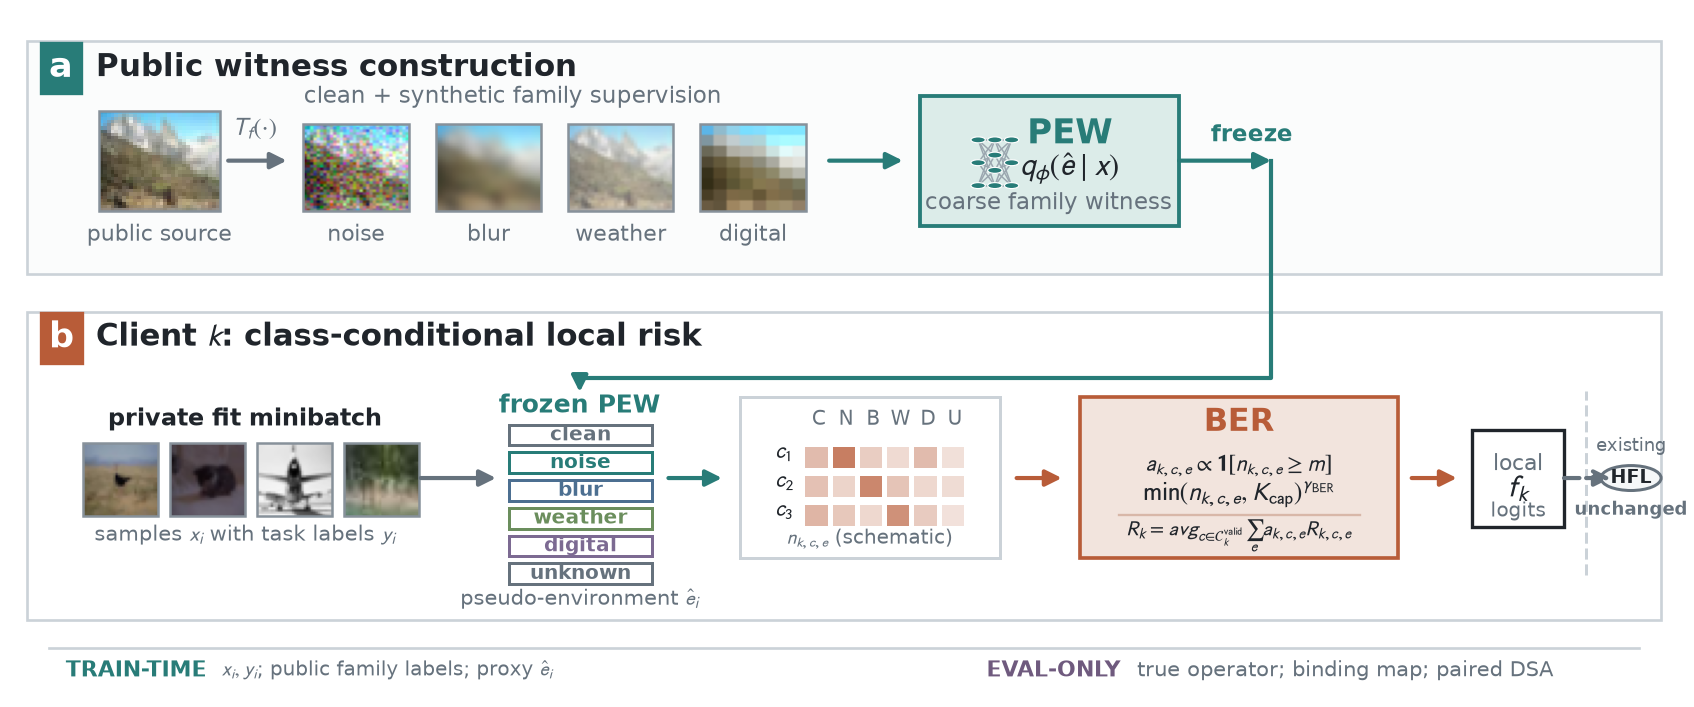

Recreate this plot in Python.
from __future__ import annotations

import io
import pickle
import tarfile
from pathlib import Path

import matplotlib as mpl
import matplotlib.pyplot as plt
import numpy as np
from matplotlib.patches import Circle, FancyArrowPatch, Rectangle
from PIL import Image, ImageEnhance, ImageFilter


HERE = Path(__file__).resolve().parent
ROOT = HERE.parents[2]
DATA_ROOT = (
    ROOT
    / "local_runs"
    / "cle_v2_moderate_alpha10_rho05"
    / "cle_hfl_v2_moderate_alpha10_rho05_map2_seed0_split0"
)

INK = "#20252B"
MUTED = "#66727D"
RULE = "#CBD2D8"
PALE = "#F5F7F8"
TEAL = "#287C78"
TEAL_LIGHT = "#DCECE9"
RUST = "#B85C38"
RUST_LIGHT = "#F2E4DD"
BLUE = "#4C6F91"
EVAL = "#6F5A7E"

CLASS_NAMES = [
    "airplane", "auto", "bird", "cat", "deer",
    "dog", "frog", "horse", "ship", "truck",
]


def style() -> None:
    mpl.rcParams.update(
        {
            "font.family": "DejaVu Sans",
            "font.size": 8.0,
            "mathtext.fontset": "stixsans",
            "axes.linewidth": 0.8,
            "pdf.fonttype": 42,
            "ps.fonttype": 42,
            "svg.fonttype": "none",
        }
    )


def public_image() -> np.ndarray:
    archive = DATA_ROOT / "public" / "cifar-100-python.tar.gz"
    with tarfile.open(archive, "r:gz") as tf:
        member = tf.getmember("cifar-100-python/train")
        handle = tf.extractfile(member)
        if handle is None:
            raise RuntimeError("missing CIFAR-100 train member")
        batch = pickle.load(io.BytesIO(handle.read()), encoding="bytes")
    flat = np.asarray(batch[b"data"])[42]
    return flat.reshape(3, 32, 32).transpose(1, 2, 0).astype(np.uint8)


def private_images() -> list[tuple[np.ndarray, str]]:
    client = DATA_ROOT / "data" / "gamma09" / "client_0"
    images = np.load(client / "train_images.npy", mmap_mode="r")
    labels = np.load(client / "train_labels.npy", mmap_mode="r")
    corrupted = np.load(client / "train_is_corrupted.npy", mmap_mode="r")
    chosen: list[int] = []
    seen: set[int] = set()
    for idx, (label, is_corrupted) in enumerate(zip(labels, corrupted)):
        label_i = int(label)
        if int(is_corrupted) == 1 and label_i not in seen:
            chosen.append(idx)
            seen.add(label_i)
        if len(chosen) == 4:
            break
    result = []
    for idx in chosen:
        image = np.asarray(images[idx])
        if image.shape[0] == 3:
            image = image.transpose(1, 2, 0)
        result.append((image.astype(np.uint8), CLASS_NAMES[int(labels[idx])]))
    return result


def variants(image: np.ndarray) -> list[tuple[np.ndarray, str]]:
    base = Image.fromarray(image)
    rng = np.random.default_rng(7)

    noise = np.asarray(base).astype(np.float32)
    noise += rng.normal(0, 34, noise.shape)
    noise = np.clip(noise, 0, 255).astype(np.uint8)

    blur = np.asarray(base.filter(ImageFilter.GaussianBlur(radius=1.6)))

    weather = np.asarray(base).astype(np.float32)
    fog = np.full_like(weather, 235.0)
    weather = np.clip(0.62 * weather + 0.38 * fog, 0, 255).astype(np.uint8)

    tiny = base.resize((8, 8), Image.Resampling.BILINEAR)
    digital = np.asarray(tiny.resize((32, 32), Image.Resampling.NEAREST))
    digital = np.asarray(ImageEnhance.Contrast(Image.fromarray(digital)).enhance(1.25))

    return [(noise, "noise"), (blur, "blur"), (weather, "weather"), (digital, "digital")]


def arrow(ax, x1: float, y1: float, x2: float, y2: float, *, color=INK, lw=1.25, dashed=False) -> None:
    ax.add_patch(
        FancyArrowPatch(
            (x1, y1),
            (x2, y2),
            arrowstyle="-|>",
            mutation_scale=10,
            linewidth=lw,
            linestyle="--" if dashed else "-",
            color=color,
            shrinkA=0,
            shrinkB=0,
            zorder=5,
        )
    )


def image_tile(ax, image: np.ndarray, x: float, y: float, w: float, h: float, label: str | None = None) -> None:
    ax.imshow(image, extent=(x, x + w, y, y + h), zorder=2, aspect="auto")
    ax.add_patch(Rectangle((x, y), w, h, fill=False, edgecolor="#87919A", linewidth=0.75, zorder=3))
    if label:
        ax.text(x + w / 2, y - 0.018, label, ha="center", va="top", fontsize=6.6, color=MUTED)


def section_label(ax, x: float, y: float, letter: str, title: str, color: str) -> None:
    ax.text(x, y, letter, ha="left", va="center", fontsize=10.5, weight="bold", color="white",
            bbox=dict(boxstyle="square,pad=0.22", facecolor=color, edgecolor=color))
    ax.text(x + 0.028, y, title, ha="left", va="center", fontsize=9.2, weight="bold", color=INK)


def network_icon(ax, x: float, y: float, w: float, h: float) -> None:
    cols = [3, 4, 3]
    xs = np.linspace(x + 0.015, x + w - 0.015, len(cols))
    nodes: list[list[tuple[float, float]]] = []
    for xi, count in zip(xs, cols):
        ys = np.linspace(y + 0.018, y + h - 0.018, count)
        nodes.append([(xi, yi) for yi in ys])
    for left, right in zip(nodes[:-1], nodes[1:]):
        for p in left:
            for q in right:
                ax.plot([p[0], q[0]], [p[1], q[1]], color="#9AA6AF", lw=0.45, zorder=1)
    for layer in nodes:
        for px, py in layer:
            ax.add_patch(Circle((px, py), 0.0043, facecolor=TEAL, edgecolor="white", linewidth=0.35, zorder=3))


def support_matrix(ax, x: float, y: float, w: float, h: float) -> None:
    ax.add_patch(Rectangle((x, y), w, h, facecolor="white", edgecolor=RULE, linewidth=0.9))
    cols = ["C", "N", "B", "W", "D", "U"]
    rows = ["$c_1$", "$c_2$", "$c_3$"]
    # Schematic support cells, not measurements or a quantitative heatmap.
    intensities = np.array([[0.35, 0.85, 0.20, 0.10, 0.35, 0.05], [0.30, 0.15, 0.78, 0.28, 0.12, 0.08], [0.40, 0.25, 0.12, 0.70, 0.22, 0.04]])
    cell_w = w * 0.105
    cell_h = h * 0.18
    x0 = x + w * 0.25
    y0 = y + h * 0.20
    for j, name in enumerate(cols):
        ax.text(x0 + (j + 0.5) * cell_w, y + h * 0.86, name, ha="center", va="center", fontsize=6.1, color=MUTED)
    for i, name in enumerate(rows):
        yy = y0 + (2 - i) * cell_h
        ax.text(x + w * 0.17, yy + cell_h / 2, name, ha="center", va="center", fontsize=6.5, color=INK)
        for j in range(6):
            alpha = 0.15 + 0.75 * intensities[i, j]
            ax.add_patch(Rectangle((x0 + j * cell_w, yy), cell_w * 0.82, cell_h * 0.72,
                                   facecolor=RUST, alpha=alpha, edgecolor="none"))
    ax.text(x + w / 2, y + 0.012, r"$n_{k,c,e}$ (schematic)", ha="center", va="bottom", fontsize=6.0, color=MUTED)


def main() -> None:
    out = HERE / "fig_pew_ber_execution_v3"
    if any(out.with_suffix(extension).exists() for extension in [".pdf", ".svg", ".png", ".py"]):
        raise FileExistsError("Preserve existing Figure 2 revision; select a new suffix")
    style()
    # Sized close to a two-column conference figure so text is judged at its
    # eventual reading scale rather than designed on an oversized canvas.
    fig, ax = plt.subplots(figsize=(9.0, 3.75))
    ax.set_xlim(0, 1)
    ax.set_ylim(0, 1)
    ax.axis("off")

    # Flat lane guides: visual organization without card-wall styling.
    ax.add_patch(Rectangle((0.012, 0.615), 0.976, 0.335, facecolor="#FBFCFC", edgecolor=RULE, linewidth=0.8))
    ax.add_patch(Rectangle((0.012, 0.115), 0.976, 0.445, facecolor="white", edgecolor=RULE, linewidth=0.8))
    section_label(ax, 0.025, 0.912, "a", "Public witness construction", TEAL)
    section_label(ax, 0.025, 0.522, "b", "Client $k$: class-conditional local risk", RUST)

    # Public lane.
    clean = public_image()
    image_tile(ax, clean, 0.055, 0.705, 0.072, 0.145, "public source")
    arrow(ax, 0.132, 0.778, 0.167, 0.778, color=MUTED)
    ax.text(0.148, 0.806, r"$T_f(\cdot)$", ha="center", va="bottom", fontsize=7.3, color=MUTED)
    for j, (img, family) in enumerate(variants(clean)):
        image_tile(ax, img, 0.177 + j * 0.079, 0.705, 0.063, 0.126, family)
    ax.text(0.302, 0.870, "clean + synthetic family supervision", ha="center", va="center", fontsize=6.8, color=MUTED)
    arrow(ax, 0.491, 0.778, 0.535, 0.778, color=TEAL)

    ax.add_patch(Rectangle((0.545, 0.684), 0.155, 0.188, facecolor=TEAL_LIGHT, edgecolor=TEAL, linewidth=1.15))
    network_icon(ax, 0.565, 0.724, 0.050, 0.102)
    ax.text(0.635, 0.803, "PEW", fontsize=10.2, weight="bold", color=TEAL, ha="center")
    ax.text(0.635, 0.756, r"$q_\phi(\hat e\mid x)$", fontsize=9.2, color=INK, ha="center")
    ax.text(0.622, 0.708, "coarse family witness", fontsize=6.8, color=MUTED, ha="center")
    ax.text(0.719, 0.806, "freeze", fontsize=7.0, weight="bold", color=TEAL, ha="left")
    arrow(ax, 0.700, 0.778, 0.755, 0.778, color=TEAL)
    ax.plot([0.755, 0.755, 0.342], [0.778, 0.465, 0.465], color=TEAL, lw=1.25)
    arrow(ax, 0.342, 0.465, 0.342, 0.444, color=TEAL)

    # Private lane: actual private thumbnails and task labels.
    samples = private_images()
    for j, (img, _label) in enumerate(samples):
        image_tile(ax, img, 0.045 + j * 0.052, 0.265, 0.045, 0.105, "")
    ax.text(0.142, 0.405, "private fit minibatch", ha="center", va="center", fontsize=7.3, weight="bold", color=INK)
    ax.text(0.142, 0.237, r"samples $x_i$ with task labels $y_i$", ha="center", va="center", fontsize=6.35, color=MUTED)
    arrow(ax, 0.247, 0.320, 0.292, 0.320, color=MUTED)

    # PEW proxy tags.
    ax.text(0.342, 0.424, "frozen PEW", ha="center", va="center", fontsize=7.4, weight="bold", color=TEAL)
    families = [("clean", MUTED), ("noise", TEAL), ("blur", BLUE), ("weather", "#6B8E5D"), ("digital", "#7C6A92"), ("unknown", MUTED)]
    for j, (name, color) in enumerate(families):
        yy = 0.367 - j * 0.040
        ax.add_patch(Rectangle((0.300, yy), 0.085, 0.030, facecolor="white", edgecolor=color, linewidth=0.9))
        ax.text(0.3425, yy + 0.015, name, ha="center", va="center", fontsize=6.1, color=color, weight="bold")
    ax.text(0.342, 0.145, r"pseudo-environment $\hat e_i$", ha="center", va="center", fontsize=6.3, color=MUTED)
    arrow(ax, 0.395, 0.320, 0.427, 0.320, color=TEAL)

    # Support structure and BER objective.
    support_matrix(ax, 0.438, 0.205, 0.155, 0.232)
    arrow(ax, 0.603, 0.320, 0.630, 0.320, color=RUST)
    ax.add_patch(Rectangle((0.641, 0.205), 0.190, 0.232, facecolor=RUST_LIGHT, edgecolor=RUST, linewidth=1.1))
    ax.text(0.736, 0.400, "BER", ha="center", va="center", fontsize=9.5, weight="bold", color=RUST)
    ax.text(0.736, 0.338, r"$a_{k,c,e}\propto\mathbf{1}[n_{k,c,e}\geq m]$", ha="center", va="center", fontsize=6.8, color=INK)
    ax.text(0.736, 0.296, r"$\min(n_{k,c,e},K_{\rm cap})^{\gamma_{\rm BER}}$", ha="center", va="center", fontsize=7.6, color=INK)
    ax.plot([0.664, 0.808], [0.266, 0.266], color="#D8B7A8", lw=0.7)
    ax.text(0.736, 0.236, r"$R_k=\operatorname{avg}_{c\in\mathcal{C}^{\rm valid}_k}\sum_e a_{k,c,e}R_{k,c,e}$",
            ha="center", va="center", fontsize=6.3, color=INK)
    arrow(ax, 0.839, 0.320, 0.866, 0.320, color=RUST)

    # Local model and unchanged HFL communication.
    ax.add_patch(Rectangle((0.875, 0.250), 0.055, 0.140, facecolor="white", edgecolor=INK, linewidth=1.0))
    ax.text(0.9025, 0.340, "local", ha="center", va="center", fontsize=6.5, color=MUTED)
    ax.text(0.9025, 0.305, r"$f_k$", ha="center", va="center", fontsize=9.2, weight="bold", color=INK)
    ax.text(0.9025, 0.272, "logits", ha="center", va="center", fontsize=6.0, color=MUTED)
    ax.plot([0.943, 0.943], [0.180, 0.445], color=RULE, lw=0.9, linestyle="--")
    arrow(ax, 0.930, 0.320, 0.958, 0.320, color=MUTED, dashed=True)
    ax.add_patch(Circle((0.970, 0.320), 0.018, facecolor=PALE, edgecolor=MUTED, linewidth=0.9))
    ax.text(0.970, 0.320, "HFL", ha="center", va="center", fontsize=5.7, weight="bold", color=INK)
    ax.text(0.970, 0.366, "existing", ha="center", va="center", fontsize=5.5, color=MUTED)
    ax.text(0.970, 0.274, "unchanged", ha="center", va="center", fontsize=5.5, weight="bold", color=MUTED)

    # Explicit information boundary.
    ax.plot([0.025, 0.975], [0.075, 0.075], color=RULE, lw=0.8)
    ax.text(0.035, 0.042, "TRAIN-TIME", ha="left", va="center", fontsize=6.6, weight="bold", color=TEAL)
    ax.text(0.128, 0.042, r"$x_i,y_i$; public family labels; proxy $\hat e_i$", ha="left", va="center", fontsize=6.0, color=MUTED)
    ax.text(0.585, 0.042, "EVAL-ONLY", ha="left", va="center", fontsize=6.6, weight="bold", color=EVAL)
    ax.text(0.675, 0.042, r"true operator; binding map; paired DSA", ha="left", va="center", fontsize=6.2, color=MUTED)

    fig.savefig(out.with_suffix(".pdf"), bbox_inches="tight", pad_inches=0.03)
    fig.savefig(out.with_suffix(".svg"), bbox_inches="tight", pad_inches=0.03)
    fig.savefig(out.with_suffix(".png"), dpi=240, bbox_inches="tight", pad_inches=0.03)
    out.with_suffix(".py").write_bytes(Path(__file__).read_bytes())
    plt.close(fig)


if __name__ == "__main__":
    main()
